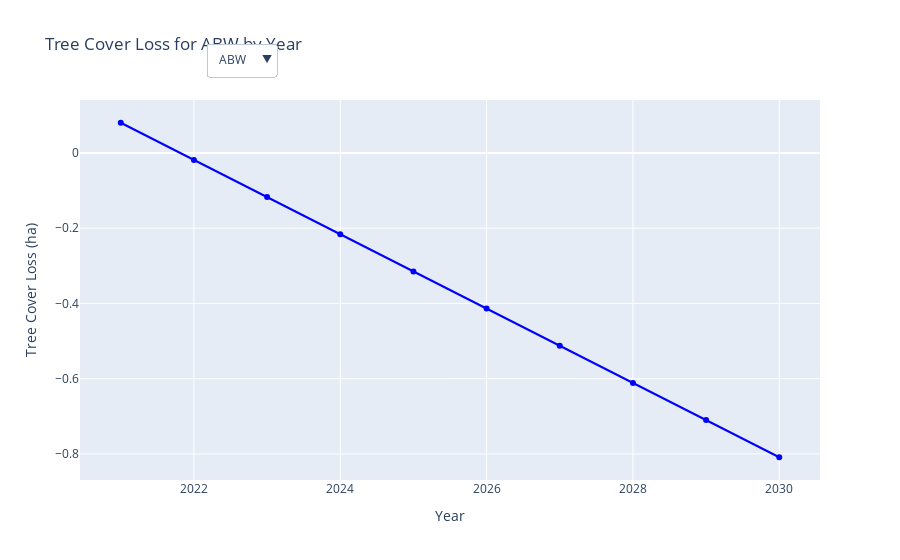

The cell this chart's notebook holds for it:
### Markdown cell above
# Visualize Individual Countries

### Code cell
def create_scatter_plot(selected_country):
    country_data = merged_df[merged_df['CountryCode'] == selected_country]
    
    fig = go.Figure(
        data=go.Scatter(
            x=country_data['Year'],
            y=country_data['TreeCoverLoss_ha'],
            mode='lines+markers',
            marker=dict(color='blue'),
            name=selected_country
        )
    )
    
    fig.update_layout(
        title=f"Tree Cover Loss for {selected_country} by Year",
        xaxis_title="Year",
        yaxis_title="Tree Cover Loss (ha)",
        showlegend=False
    )
    
    return fig


default_country = merged_df['CountryCode'].iloc[0]
fig = create_scatter_plot(default_country)


dropdown_buttons = [
    {
        'label': country,
        'method': 'update',
        'args': [
            {'x': [merged_df[merged_df['CountryCode'] == country]['Year']],
             'y': [merged_df[merged_df['CountryCode'] == country]['TreeCoverLoss_ha']]},  
            {'title': f"Tree Cover Loss for {country} by Year", 'showlegend': False} ]
    }
    for country in merged_df['CountryCode'].unique()
]


fig.update_layout(
    updatemenus=[{
        'buttons': dropdown_buttons,
        'direction': 'down',
        'showactive': True,
        'x': 0.17,
        'xanchor': 'left',
        'y': 1.15,
        'yanchor': 'top'
    }]
)

# Show the plot
fig.show()
